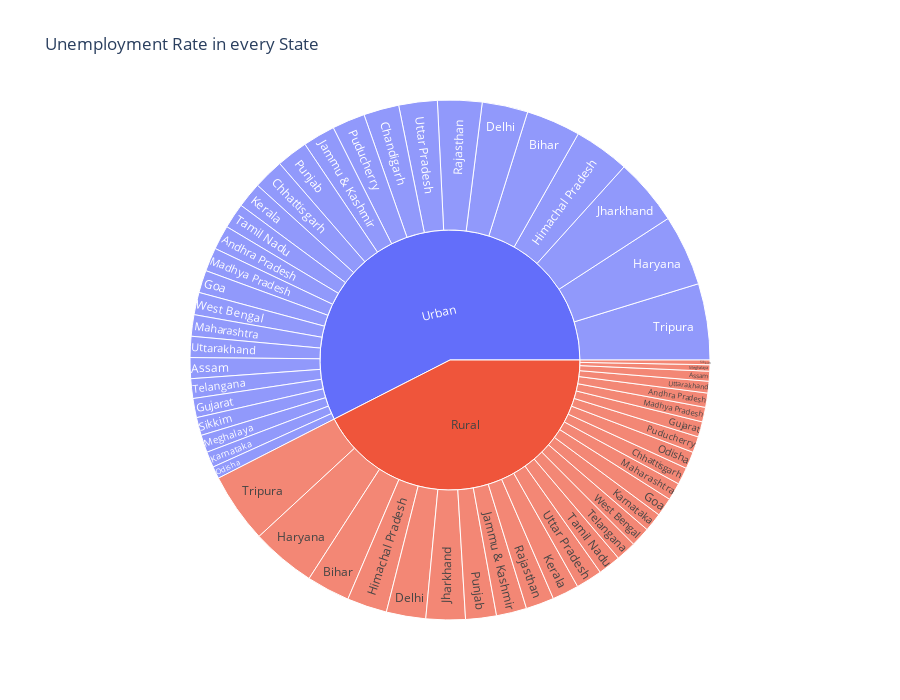

Write notebook code for a chart like this one.
### Code cell
px.sunburst(dataset[["Region","Unemployment Rate","Area"]],path=['Area','Region'], values="Unemployment Rate", title='Unemployment Rate in every State',height=700)

### Figure 1 — Plotly figure (JSON) as saved in the notebook; plotly's stock layout.template omitted (floating-point values rounded to 4 significant figures)
{"data": [{"branchvalues": "total", "domain": {"x": [0, 1], "y": [0, 1]}, "hovertemplate": "labels=%{label}<br>Unemployment Rate=%{value}<br>parent=%{parent}<br>id=%{id}<extra></extra>", "ids": ["Rural/Andhra Pradesh", "Urban/Andhra Pradesh", "Rural/Assam", "Urban/Assam", "Rural/Bihar", "Urban/Bihar", "Urban/Chandigarh", "Rural/Chhattisgarh", "Urban/Chhattisgarh", "Rural/Delhi", "Urban/Delhi", "Rural/Goa", "Urban/Goa", "Rural/Gujarat", "Urban/Gujarat", "Rural/Haryana", "Urban/Haryana", "Rural/Himachal Pradesh", "Urban/Himachal Pradesh", "Rural/Jammu & Kashmir", "Urban/Jammu & Kashmir", "Rural/Jharkhand", "Urban/Jharkhand", "Rural/Karnataka", "Urban/Karnataka", "Rural/Kerala", "Urban/Kerala", "Rural/Madhya Pradesh", "Urban/Madhya Pradesh", "Rural/Maharashtra", "Urban/Maharashtra", "Rural/Meghalaya", "Urban/Meghalaya", "Rural/Odisha", "Urban/Odisha", "Rural/Puducherry", "Urban/Puducherry", "Rural/Punjab", "Urban/Punjab", "Rural/Rajasthan", "Urban/Rajasthan", "Rural/Sikkim", "Urban/Sikkim", "Rural/Tamil Nadu", "Urban/Tamil Nadu", "Rural/Telangana", "Urban/Telangana", "Rural/Tripura", "Urban/Tripura", "Rural/Uttar Pradesh", "Urban/Uttar Pradesh", "Rural/Uttarakhand", "Urban/Uttarakhand", "Rural/West Bengal", "Urban/West Bengal", "Rural", "Urban"], "labels": ["Andhra Pradesh", "Andhra Pradesh", "Assam", "Assam", "Bihar", "Bihar", "Chandigarh", "Chhattisgarh", "Chhattisgarh", "Delhi", "Delhi", "Goa", "Goa", "Gujarat", "Gujarat", "Haryana", "Haryana", "Himachal Pradesh", "Himachal Pradesh", "Jammu & Kashmir", "Jammu & Kashmir", "Jharkhand", "Jharkhand", "Karnataka", "Karnataka", "Kerala", "Kerala", "Madhya Pradesh", "Madhya Pradesh", "Maharashtra", "Maharashtra", "Meghalaya", "Meghalaya", "Odisha", "Odisha", "Puducherry", "Puducherry", "Punjab", "Punjab", "Rajasthan", "Rajasthan", "Sikkim", "Sikkim", "Tamil Nadu", "Tamil Nadu", "Telangana", "Telangana", "Tripura", "Tripura", "Uttar Pradesh", "Uttar Pradesh", "Uttarakhand", "Uttarakhand", "West Bengal", "West Bengal", "Rural", "Urban"], "name": "", "parents": ["Rural", "Urban", "Rural", "Urban", "Rural", "Urban", "Urban", "Rural", "Urban", "Rural", "Urban", "Rural", "Urban", "Rural", "Urban", "Rural", "Urban", "Rural", "Urban", "Rural", "Urban", "Rural", "Urban", "Rural", "Urban", "Rural", "Urban", "Rural", "Urban", "Rural", "Urban", "Rural", "Urban", "Rural", "Urban", "Rural", "Urban", "Rural", "Urban", "Rural", "Urban", "Rural", "Urban", "Rural", "Urban", "Rural", "Urban", "Rural", "Urban", "Rural", "Urban", "Rural", "Urban", "Rural", "Urban", "", ""], "type": "sunburst", "values": [77.37, 132.0, 53.89, 113.2, 234.8, 294.9, 191.9, 92.8, 165.9, 213.6, 248.2, 100.7, 121.9, 82.84, 103.8, 350.2, 385.8, 217.1, 302.1, 164.5, 175.5, 213.1, 363.3, 101.1, 85.79, 144.8, 138.7, 79.15, 128.2, 95.34, 116.3, 34.65, 94.92, 92.58, 65.84, 87.16, 178.4, 166.9, 169.9, 153.0, 240.7, 25.4, 97.84, 122.9, 137.1, 110.1, 106.6, 380.3, 413.5, 142.9, 208.5, 63.47, 114.3, 106.0, 121.5, 3707.0, 5016.0]}], "layout": {"height": 700, "legend": {"tracegroupgap": 0}, "title": {"text": "Unemployment Rate in every State"}}}
